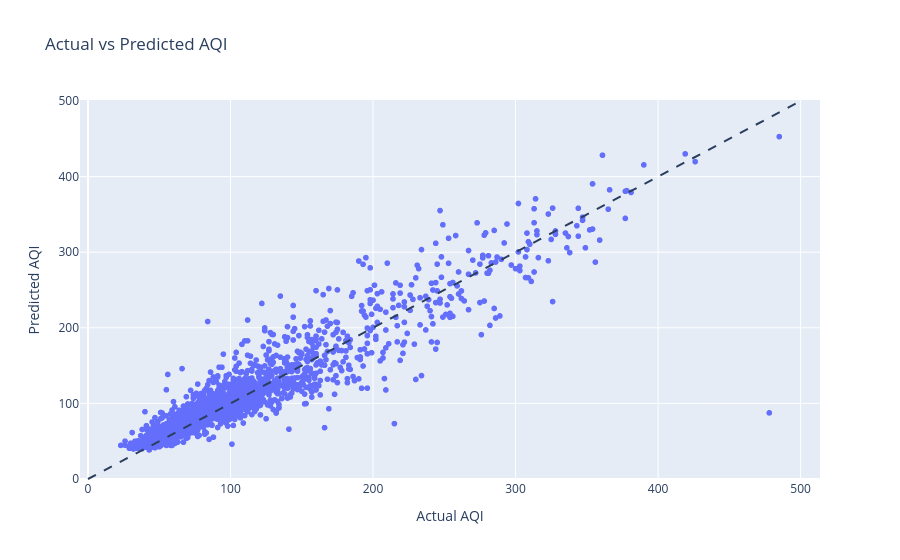

Notebook cell for this chart:
### Code cell
fig = px.scatter(
    evaluation,
    x="Target_AQI",
    y="Predicted_AQI",
    title="Actual vs Predicted AQI",
    labels={
        "Target_AQI": "Actual AQI",
        "Predicted_AQI": "Predicted AQI"
    }
)

fig.add_shape(
    type="line",
    x0=0,
    y0=0,
    x1=500,
    y1=500,
    line=dict(dash="dash")
)

fig.show()

### Figure 1 — Plotly figure (JSON) as saved in the notebook; plotly's stock layout.template omitted (floating-point values rounded to 4 significant figures; data arrays with more than 128 entries replaced by an {"elided": "..."} marker saying what was removed)
{"data": [{"hovertemplate": "Actual AQI=%{x}<br>Predicted AQI=%{y}<extra></extra>", "legendgroup": "", "marker": {"color": "#636efa", "symbol": "circle"}, "mode": "markers", "name": "", "showlegend": false, "type": "scattergl", "x": {"elided": "2170 float values"}, "xaxis": "x", "y": {"elided": "2170 float values"}, "yaxis": "y"}], "layout": {"legend": {"tracegroupgap": 0}, "shapes": [{"line": {"dash": "dash"}, "type": "line", "x0": 0, "x1": 500, "y0": 0, "y1": 500}], "title": {"text": "Actual vs Predicted AQI"}, "xaxis": {"anchor": "y", "domain": [0, 1], "title": {"text": "Actual AQI"}}, "yaxis": {"anchor": "x", "domain": [0, 1], "title": {"text": "Predicted AQI"}}}}
